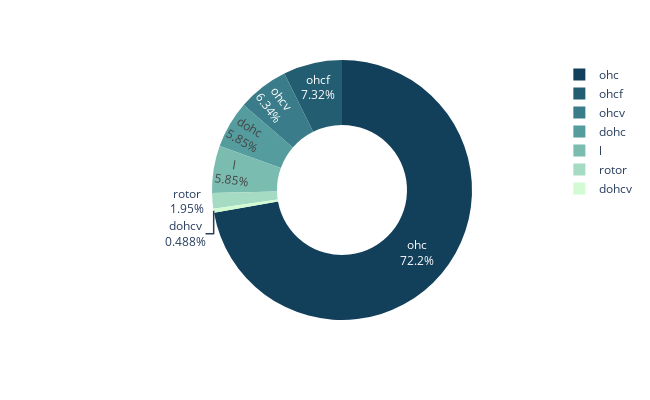

Here is the notebook cell this chart was saved with:
### Code cell
enginetype = df['enginetype'].value_counts().reset_index()
enginetype.columns = ['enginetype', 'value_counts']

fig = px.pie(enginetype, names = 'enginetype', values = 'value_counts', color_discrete_sequence = 
            px.colors.sequential.Darkmint_r, width = 650, height = 400, hole = 0.5)
fig.update_traces(textinfo = 'percent+label')

### Figure 1 — Plotly figure (JSON) as saved in the notebook; plotly's stock layout.template omitted (floating-point values rounded to 4 significant figures)
{"data": [{"domain": {"x": [0, 1], "y": [0, 1]}, "hole": 0.5, "hovertemplate": "enginetype=%{label}<br>value_counts=%{value}<extra></extra>", "labels": ["ohc", "ohcf", "ohcv", "dohc", "l", "rotor", "dohcv"], "legendgroup": "", "name": "", "showlegend": true, "textinfo": "percent+label", "type": "pie", "values": [148, 15, 13, 12, 12, 4, 1]}], "layout": {"height": 400, "legend": {"tracegroupgap": 0}, "margin": {"t": 60}, "piecolorway": ["rgb(18, 63, 90)", "rgb(35, 93, 114)", "rgb(58, 124, 137)", "rgb(85, 156, 158)", "rgb(123, 188, 176)", "rgb(165, 219, 194)", "rgb(210, 251, 212)"], "width": 650}}
